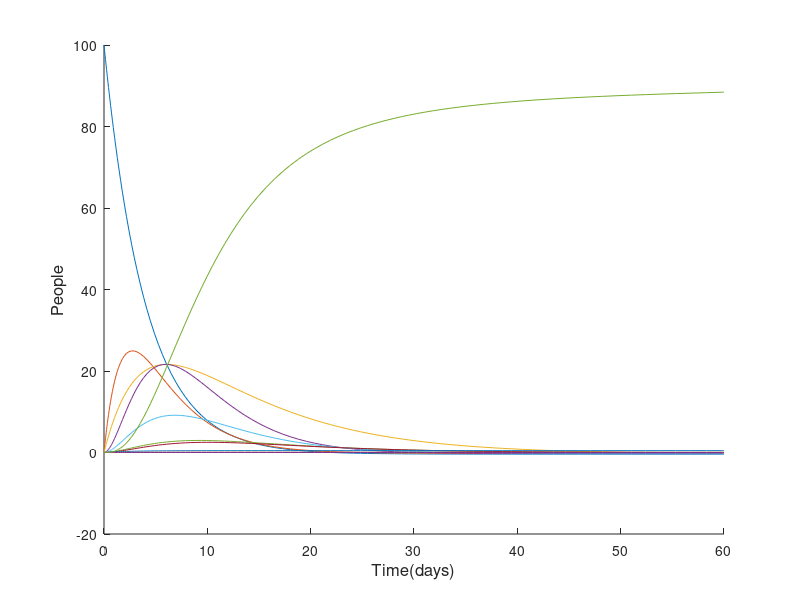

This chart was generated by the following MATLAB code:
function ProjectModel
clear all
close all
clc

% Declare rates
beta1 = .5;
beta2 = .2;
alpha1 = .3;
alpha2 = .4;
eta1 = .5;
eta2 = .1;
sigma1 = .2;
sigma2 = .3;
gamma1 = .4;
gamma2 = .5;

% Declare proportions
p1 = .25;
p2 = .4;
m1 = .3;
m2 = .7;
c1 = .9;
c2 = .1;

% Declare initial size of classes
S = 100;
E1 = 0;
E2 = 0;
I1 = 0;
I2 = 0;
A1 = 0;
A2 = 0;
H1 = 0;
H2 = 0;
D1 = 0;
D2 = 0;
R = 0;
T = 60;

% Define the model
function dy = SEIAHDR(t, y, beta1, beta2, eta1, eta2, sigma1, sigma2, gamma1, gamma2, alpha1, alpha2, p1, p2, m1, m2, c1, c2)
    dy = zeros(14, 1); % Store the derivatives
    x1 = .5; % x1 term
    x2 = .5; % x2 term
    dy(1) = -beta1 * x1 * y(1) - beta2 * x2; % S term
    dy(2)  = beta1 * x1 * y(1) - eta1 * y(2); % E1 term
    dy(3) = beta2 * x2 * y(1) - eta2 * y(3); % E2 term
    dy(4) = eta1 * (1 - p1) * y(2) - alpha1 * y(4); % A1 term
    dy(5) = eta2 * (1 - p2) * y(3) - alpha2 * y(5); % A2 term
    dy(6) = p1 * eta1 * y(2) - sigma1 * y(6); % I1 term
    dy(7) = p2 * eta2 * y(3) - sigma2 * y(7); % I2 term
    dy(8) = c1 * sigma1 - gamma1 * y(8); % H1 term
    dy(9) = c2 * sigma2 - gamma2 * y(9); % H2 term
    dy(10) = m1 * gamma1 * y(10); % D1 term
    dy(11) = m2 * gamma2 * y(11); % D2 term
    dy(12) = (1 - m1) * gamma1 * y(8) + (1 - c1) * sigma1 * y(6) + sigma1 * y(4) + (1 - m2) * gamma2 * y(9) + (1 - c2) * sigma2 * y(7) + sigma2 * y(5); % R term

end

% use Matlab built-in function to calculate the solutions
[sim_t, sim_y] = ode45(@(t,y)(SEIAHDR(t,y,beta1, beta2, eta1, eta2, sigma1, sigma2, gamma1, gamma2, alpha1, alpha2, p1, p2, m1, m2, c1, c2)),[0 T],[S;E1;E2;A1;A2;I1;I2;H1;H2;D1;D2;R;0;0]);
sim_S = sim_y(:,1);
sim_E1 = sim_y(:,2);
sim_E2 = sim_y(:,3);
sim_A1 = sim_y(:,4);
sim_A2 = sim_y(:,5);
sim_I1 = sim_y(:,6);
sim_I2 = sim_y(:,7);
sim_H1 = sim_y(:,8);
sim_H2 = sim_y(:,9);
sim_D1 = sim_y(:,10);
sim_D2 = sim_y(:,11);
sim_R = sim_y(:,12);

figure; hold on;
plot(sim_t, sim_S, 'linewidth',.5);
plot(sim_t, sim_E1, 'linewidth',.5);
plot(sim_t, sim_E2, 'linewidth',.5);
plot(sim_t, sim_A1, 'linewidth',.5);
plot(sim_t, sim_A2, 'linewidth',.5);
plot(sim_t, sim_I1, 'linewidth',.5);
plot(sim_t, sim_I2, 'linewidth',.5);
plot(sim_t, sim_H1, 'linewidth',.5);
plot(sim_t, sim_H2, 'linewidth',.5);
plot(sim_t, sim_D1, 'linewidth',.5);
plot(sim_t, sim_D2, 'linewidth',.5);
plot(sim_t, sim_R, 'linewidth',.5);
% legend({'simulation S(t)','simulation E(t)','simulation I(t)','simulation R(t)'},'FontSize',12)
xlabel('Time(days)','FontSize',12);
ylabel('People','FontSize',12);
end
